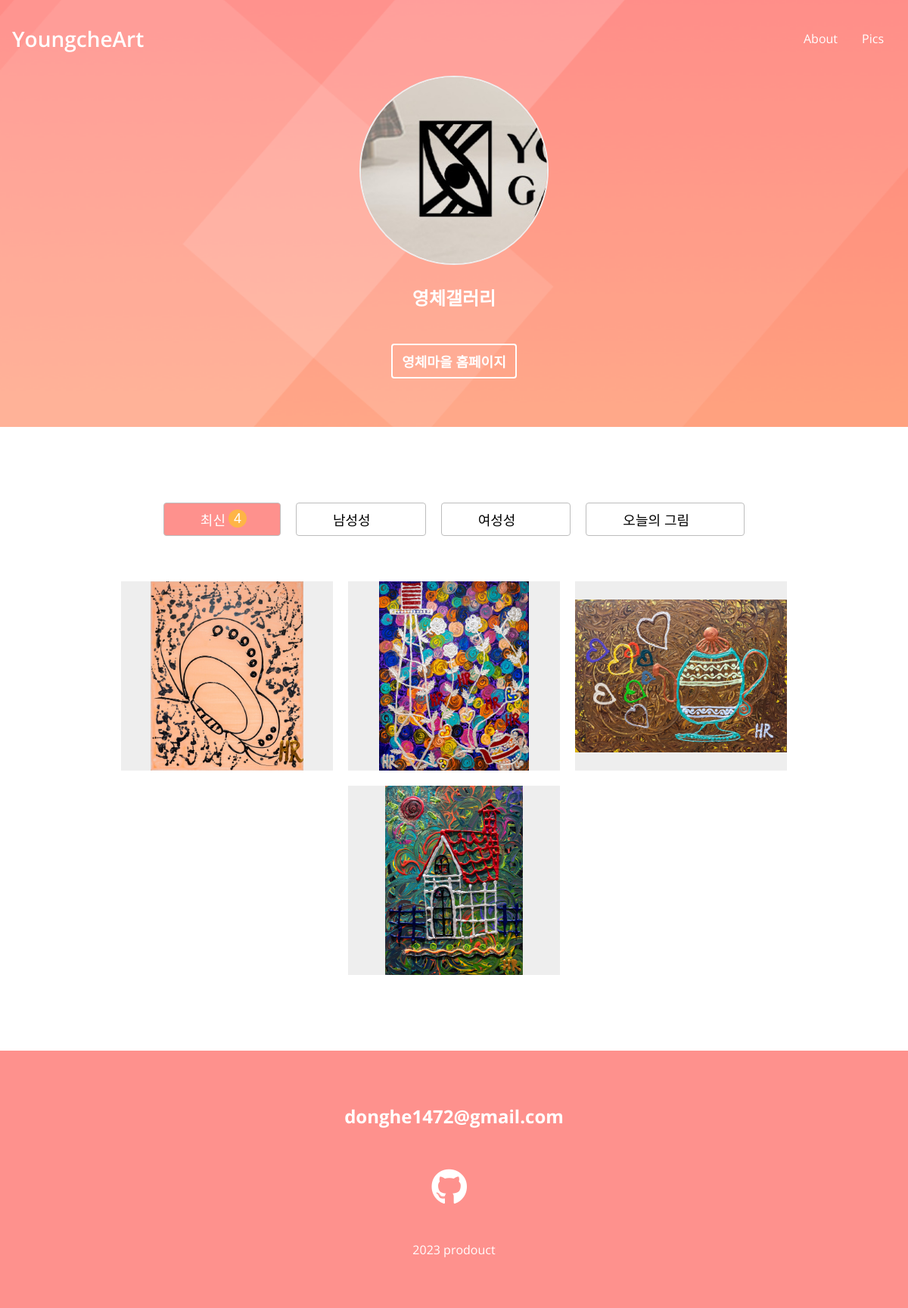
/, run on an earlier commit of the app's database.
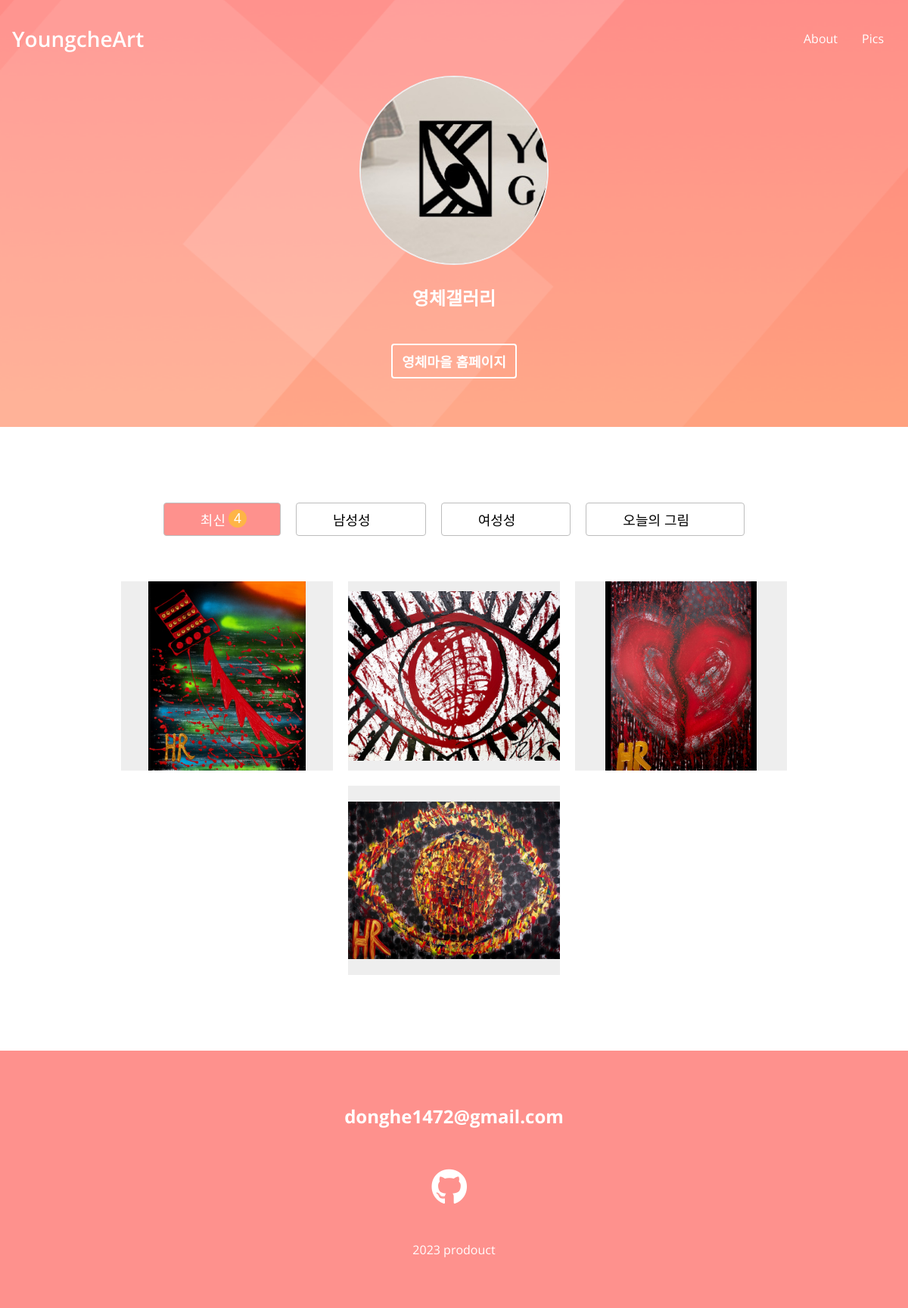
And on a later commit of the database.
### pictures/models.py (models this page shows)
class Picture(TimeStampedModel):
    SEMI_A = "wom"
    SEMI_B = "man"
    SEMI_C = "new"
    SEMI_D = "today"
    SEMI_CHOICES = (
      (SEMI_A, "wom"),
      (SEMI_B, "man"),
      (SEMI_C, "new"),
      (SEMI_D, "today"),
    )
    제목 = models.CharField(max_length=100, null=True,  default = '', verbose_name='제목')
    desc = models.TextField(max_length=300, default = '', null=True, verbose_name='내용')
    image = models.ImageField(blank=True)
    filter = models.CharField(choices=SEMI_CHOICES, default = '', max_length=10, blank=False, null=True)
    mind = models.ManyToManyField("Mind", related_name="mind", blank=True)
    shape = models.ManyToManyField("Shape", related_name="shape", blank=True)
    color = models.ManyToManyField("Color", blank=True)
    other = models.ManyToManyField("Other", blank=True)
    class Meta:
        ordering = ["-created"]
    @property
    def get_photo_url(self):
      if self.image:
          return self.image.url
      else:
          return "/static/images/user.jpg"

### pictures/views.py (the view)
# urls.py: path("", picture_view.home_pictures , name="picture"),
def home_pictures(request):
    all_pictures = models.Picture.objects.all()[:4]
    return render(request, "home.html", context={"sweet": all_pictures})

### templates/home.html (shortened to what this page needs)
{% include "base.html" %} {% load static %}
<!DOCTYPE html>
<html lang="en">
  <head>
  </head>
  <body id="home__all">
    {% include 'partials/navbar.html' %}
    <section id="home">
      <div class="home__container">
        <img class="home__avatar" src="imgs/projects/home_img.jpeg" alt="" />
        <h2 class="home__description">영체갤러리</h2>
        <button class="home__contact">영체마을 홈페이지</button>
      </div>
    </section>
    <section id="work" class="section">
      <div class="section__container">
        <div class="work__categories">
          <button class="category__btn selected" data-filter="new">
            최신 <span class="category__count">4</span>
          </button>
          <button class="category__btn" data-filter="man">
            남성성 <span class="category__count">4</span>
          </button>
          <button class="category__btn" data-filter="wom">
            여성성 <span class="category__count">4</span>
          </button>
          <button class="category__btn" data-filter="today">
            오늘의 그림 <span class="category__count">4</span>
          </button>
        </div>
        <div class="work__projects">
          {% for abc in sweet %}
          <a href="" class="project" target="blank" data-type="{{abc.filter}}">
            <img src="{{abc.get_photo_url}}" class="project__img" />
          </a>
          {% endfor %}
        </div>
      </div>
    </section>
    <section id="contact" class="section">
      <h2 class="contact__email">donghe1472@gmail.com</h2>
      <div class="contact__links">
        <a href="https://github.com/dream-ellie" target="_blank">
          <i class="fab fa-github"></i>
        </a>
      </div>
      <p class="contact__rights">2023 prodouct</p>
    </section>
  </body>
</html>

### templates/base.html (shortened to what this page needs)
{% load static %}
<!DOCTYPE html>
<html lang="en">
  <head>
    <link
      rel="stylesheet"
      href="https://cdnjs.cloudflare.com/ajax/libs/font-awesome/5.8.2/css/all.min.css"
    />
    <link
      type="text/css"
      href="{% static 'css/index.css' %}"
      rel="stylesheet"
    />
    <link
      type="text/css"
      href="{% static 'css/partials/arrow.css' %}"
      rel="stylesheet"
    />
    <link
      type="text/css"
      href="{% static 'css/pictures.css' %}"
      rel="stylesheet"
    />
    <link
      type="text/css"
      href="{% static 'css/partials/navbar.css' %}"
      rel="stylesheet"
    />
    <link type="text/css" href="{% static 'css/home.css' %}" rel="stylesheet" />
    <link
      type="text/css"
      href="{% static 'css/partials/work.css' %}"
      rel="stylesheet"
    />
    <link
      type="text/css"
      href="{% static 'css/partials/contact.css' %}"
      rel="stylesheet"
    />
    <link
      type="text/css"
      href="{% static 'css/pic-list/pic-list.css' %}"
      rel="stylesheet"
    />
  </head>
  <body>
  </body>
</html>

### templates/partials/navbar.html (shortened to what this page needs)
<nav id="navbar">
  <div class="navbar__logo">
    <a href="{% url 'core:picture' %}">YoungcheArt</a>
  </div>
  <div class="navbar__menu">
    <ul class="navbar__menu">
      <li class="navbar__menu__item">
        <a>About</a>
      </li>
      <li class="navbar__menu__item">
        <a href="{% url 'core:pic_list' %}">Pics</a>
      </li>
    </ul>
  </div>
</nav>

### static/css/index.css (style rules this page uses)
:root { --color-white: #ffffff; --color-light-white: #eeeeee; --color-dark-white: #bdbdbd; --color-pink: #fe918d; --color-dark-pink: #ff6863; --color-black: #4d4d4d; --color-dark-grey: #4d4d4d; --color-grey: #616161; --color-light-grey: #7c7979; --color-blue: #73aace; --color-yellow: #fff7d1; --color-orange: #feb546; --color-black: #000000; --font-large: 48px; --font-medium: 28px; --font-regular: 18px; --font-small: 16px; --font-micro: 14px; --weight-bold: 700; --weight-semi-bold: 600; --weight-regular: 400; --size-border-radius: 4px; --animation-duration: 300ms; }
.section { padding: 50px; text-align: center; margin: auto; }
.section__container { max-width: 1200px; margin: auto; }
* { box-sizing: border-box; }
body { font-family: "Open Sans", sans-serif; margin: 0; }
a { text-decoration: none; color: var(--color-white); }
ul { padding-left: 0; }
li { list-style: none; }
button { background-color: transparent; cursor: pointer; border: none; outline: none; }

### static/css/partials/navbar.css (style rules this page uses)
#navbar { display: flex; width: 100%; justify-content: space-between; align-items: center; padding: 16px; background-color: var(--color-pink); transition: all var(--animation-duration) ease-in-out; z-index: 2; }
#home__all #navbar { background-color: transparent; box-shadow: none; position: fixed; }
.navbar__logo { font-size: var(--font-medium); font-weight: var(--weight-semi-bold); color: white; }
.navbar__menu { display: flex; }
.navbar__menu__item { padding: 8px 12px; margin: 0 4px; color: var(--color-white); cursor: pointer; }

### static/css/home.css (style rules this page uses)
#home { background: url("../../imgs/background.png") center/cover no-repeat; padding: 40px; text-align: center; padding-top: 100px; }
.home__avatar { width: 250px; height: 250px; border-radius: 50%; border: 2px solid var(--color-light-white); }
.home__title, .home__description { color: var(--color-white); }
.home__contact { color: var(--color-white); font-size: var(--font-regular); font-weight: var(--weight-bold); margin: 24px; padding: 8px 12px; border: 2px solid var(--color-white); border-radius: var(--size-border-radius); }

### static/css/partials/work.css (style rules this page uses)
.section__container { max-width: 1200px; margin: auto; }
#work { margin-bottom: 40px; }
.work__categories { margin: 40px; display: flex; justify-content: center; }
.category__btn { border: 1px solid var(--color-dark-white); border-radius: var(--size-border-radius); font-size: var(--font-regular); padding: 8px 48px; display: flex; margin: 10px; display: flex; }
.category__btn.selected, .category__btn:hover { background-color: var(--color-pink); color: var(--color-white); }
.category__btn.selected .category__count, .category__btn:hover .category__count { opacity: 1; top: 0; }
.category__count { background-color: var(--color-orange); border-radius: 50%; color: var(--color-white); width: 24px; height: 24px; line-height: 24px; display: inline-block; position: relative; top: -20px; left: 4px; opacity: 0; transition: all var(--animation-duration) ease-in; }
.work__projects { display: flex; flex-wrap: wrap; justify-content: center; opacity: 1; transition: all var(--animation-duration) ease-out; }
.project { position: relative; display: flex; justify-content: center; align-items: center; width: 280px; height: 250px; margin: 10px; background-color: var(--color-light-white); }
.project__img { max-width: 100%; max-height: 100%; align-self: center; }

### static/css/partials/contact.css (style rules this page uses)
#contact { background-color: var(--color-pink); display: flex; justify-content: center; flex-direction: column; }
.contact__title, .contact__email, .contact__rights { color: var(--color-white); }
.contact__links { font-size: var(--font-large); margin: 24px 0; transition: all var(--animation-duration) ease-in; }

### static/css/pic-list/pic-list.css (style rules this page uses)
.category__btn.selected .category__count, .category__btn:hover .category__count { opacity: 1; top: 0; }

What changed in the data, as far as the page shows it:
no longer on this page (row unchanged): Picture: get_photo_url (picture)
no longer on this page (row unchanged): Picture: get_photo_url (picture)
no longer on this page (row unchanged): Picture: get_photo_url (picture)
no longer on this page (row edited): Picture: get_photo_url (picture)
added Picture: get_photo_url (picture)
added Picture: get_photo_url (picture)
added Picture: get_photo_url (picture)
added Picture: get_photo_url (picture)
